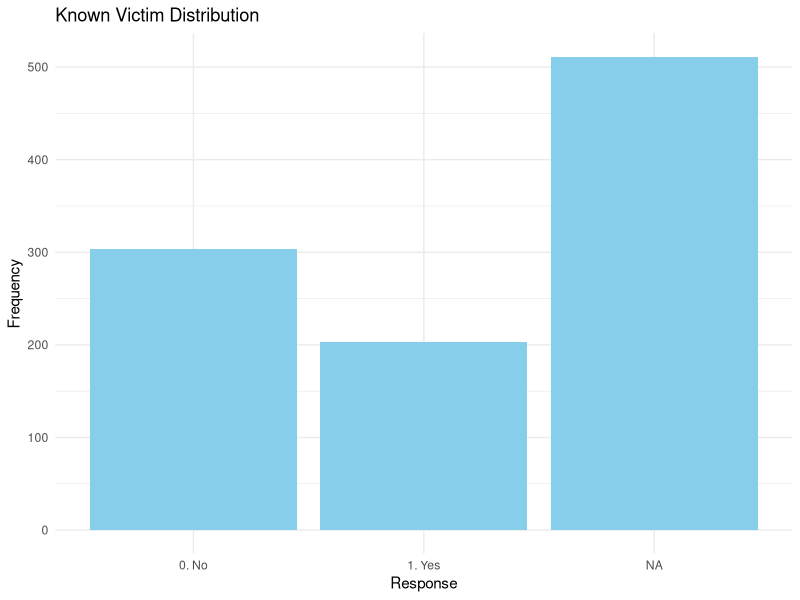
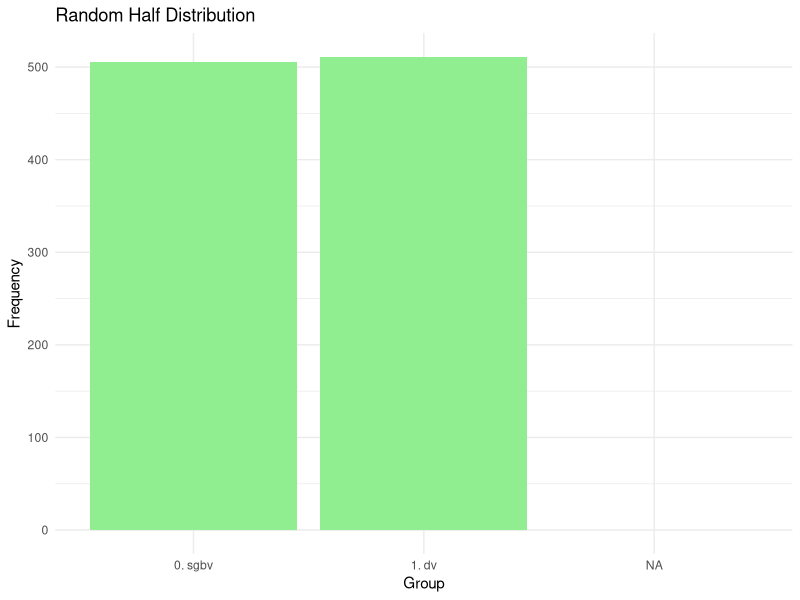
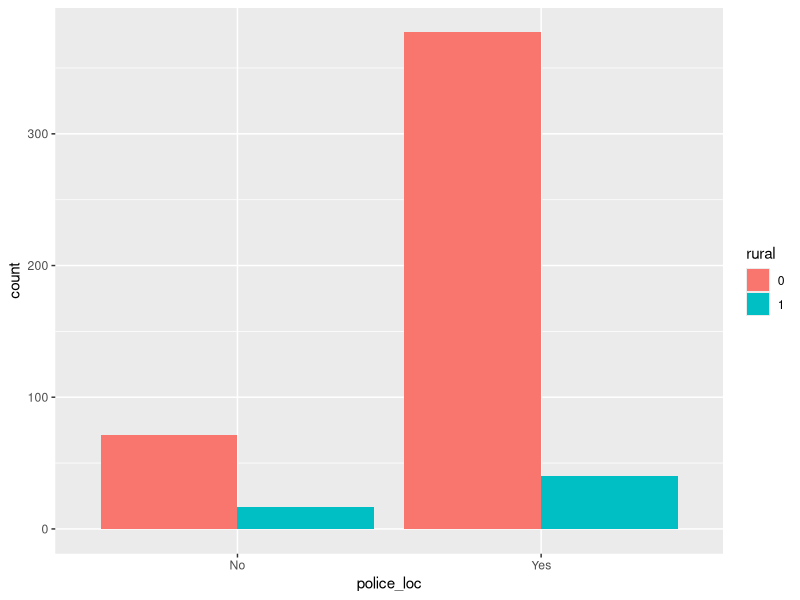
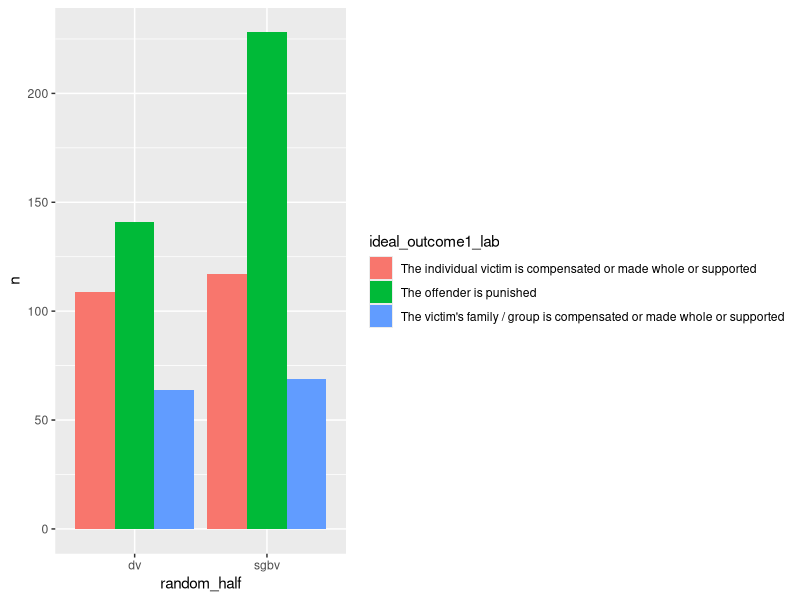
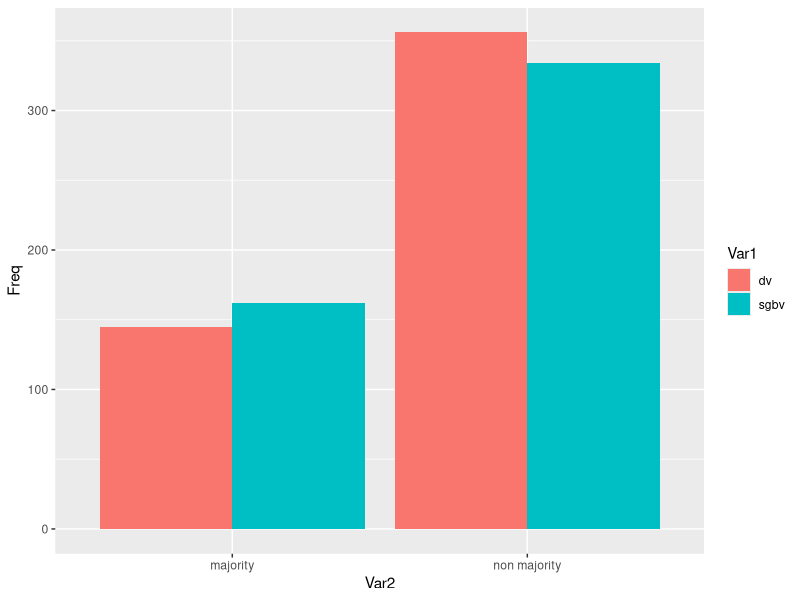

Generate these figures, in order, with R:
## ---- chunk 1
library(readxl)
library(tidyverse)
library(rstatix)
library(knitr)
## ---- chunk 2
data <- read_excel("./data.xlsx")
## ---- chunk 3
## Known Victim Table
known_victim_table <- table(data$`Do you know anyone - or have you heard about anyone - who is a victim of rape or`, useNA = "always")
cat("**Table: Known Victim**\n")
kable(as.data.frame(known_victim_table), col.names = c("Response", "Frequency"))


## Random Half Table (variable “random_half” identifies which survey module a respondent was allocated to (IPV survey module or the rape survey module))
random_half_table <- table(data$random_half, useNA = "always")
cat("**Table: Random Half**\n")
kable(as.data.frame(random_half_table), col.names = c("Group", "Frequency"))


# Generate proportions for better understanding
known_victim_prop <- prop.table(known_victim_table) * 100
random_half_prop <- prop.table(random_half_table) * 100


# Print proportions
cat("**Proportions: Known Victim**\n")
kable(as.data.frame(known_victim_prop), col.names = c("Response", "Proportion (%)"))

cat("**Proportions: Random Half**\n")
kable(as.data.frame(random_half_prop), col.names = c("Group", "Proportion (%)"))

## ---- chunk 4
ggplot(data = as.data.frame(known_victim_table), aes(x = Var1, y = Freq)) +
  geom_bar(stat = "identity", fill = "skyblue") +
  labs(title = "Known Victim Distribution", x = "Response", y = "Frequency") +
  theme_minimal()

## ---- chunk 5
ggplot(data = as.data.frame(random_half_table), aes(x = Var1, y = Freq)) +
  geom_bar(stat = "identity", fill = "lightgreen") +
  labs(title = "Random Half Distribution", x = "Group", y = "Frequency") +
  theme_minimal()
## ---- chunk 6

data = rename(data, children_girls = `How many of your children are girls?`,
              education = `What is the highest level of schooling you have completed?`,
              female_police = `As far as you know, are there any female police officers in the closest police s`,
              hh_size = `How many members, INCLUDING YOURSELF, are part of your household?`,
              land_own_in = `Do you and your husband own land in ${district_label} ?`,
              marital_status = `What is your marital status?`,
              police_loc = `Do you know where the nearest police station or police post is?`,
              time_here = `How long have you lived in ${district_label} ?`,
              walk_night = `Do you feel comfortable walking around this area alone at night?`,
              known_victim = `Do you know anyone - or have you heard about anyone - who is a victim of rape or`)



# Create a new data frame which is required for analysis
data_new <- data %>% dplyr::select("age", "children_girls", "education", "female_police", "hh_size", "idp", "land_own_in", "majority", "marital_status", "police_loc", "rural", "time_here", "walk_night", "known_victim", "sgbv_ideal_outcome1_lab", "dv_ideal_outcome1_lab","random_half")
## ---- chunk 7
# Random half
data_new$random_half[which(data_new$random_half == '0. sgbv')] <- "sgbv"
data_new$random_half[which(data_new$random_half == '1. dv')] <- "dv"

# Female police
data_new$female_police[which(data_new$female_police == '0. No')] <- "No"
data_new$female_police[which(data_new$female_police == '1. Yes')] <- "Yes"
data_new$female_police[which(data_new$female_police == '98. Don\'t know')] <- "Don\'t know"

# Education
data_new$education[which(data_new$education == '6. College and above')] <- "College and above"
data_new$education[which(data_new$education == '0. None')] <- "None"
data_new$education[which(data_new$education == '1. Madrassa only')] <- "Madrassa"
data_new$education[which(data_new$education == '3. Completed Primary')] <- "Completed Primary"
data_new$education[which(data_new$education == '2. Some Primary')] <- "Some Primary"
data_new$education[which(data_new$education == '5. Completed Secondary')] <- "Completed Secondary"
data_new$education[which(data_new$education == '4. Some Secondary')] <- "Some Secondary"


# Land own in
data_new$land_own_in[which(data_new$land_own_in == '1. Yes')] <- "Yes"
data_new$land_own_in[which(data_new$land_own_in == '0. No')] <- "No"

# Marital status
data_new$marital_status[which(data_new$marital_status == '1. Married')] <- "Married"
data_new$marital_status[which(data_new$marital_status == '2. Single')] <- "Single"
data_new$marital_status[which(data_new$marital_status == '3. Divorced')] <- "Divorced"
data_new$marital_status[which(data_new$marital_status == '5. Separated')] <- "Separated"
data_new$marital_status[which(data_new$marital_status == '4. Widow/widower')] <- "Widow/widower"
data_new$marital_status[which(data_new$marital_status == '99. Refused to answer')] <- "Refused to answer"


# Police location
data_new$police_loc[which(data_new$police_loc == '1. Yes')] <- "Yes"
data_new$police_loc[which(data_new$police_loc == '0. No')] <- "No"

# Time here
data_new$time_here[which(data_new$time_here == '3. More than 5 years')] <- "More than 5 years"
data_new$time_here[which(data_new$time_here == '2. 1-5 years')] <- "1-5 years"
data_new$time_here[which(data_new$time_here == '1. Less than one year')] <- "Less than one year"
data_new$time_here[which(data_new$time_here == '98. Don\'t know')] <- "Don\'t know"

## Walk Night
data_new$walk_night[which(data_new$walk_night == '2. Yes')] <- "Yes"
data_new$walk_night[which(data_new$walk_night == '0. No')] <- "No"
data_new$walk_night[which(data_new$walk_night == '1. Sometimes')] <- "Sometimes"

## Known victims
data_new$known_victim[which(data_new$known_victim == '1. Yes')] <- "Yes"
data_new$known_victim[which(data_new$known_victim == '0. No')] <- "No"

# sgbv_ideal_outcome
data_new$sgbv_ideal_outcome1_lab[which(data_new$sgbv_ideal_outcome1_lab == 'Dambiilaha waa la ciqaabay')] <- "The offender is punished"
data_new$sgbv_ideal_outcome1_lab[which(data_new$sgbv_ideal_outcome1_lab == 'Qofka dhibanaha ahi magdhow ayaa la siiyey ama waa la caawiyey ama dhaawacii loo geystay ayaa dib loo hagaajiyay.')] <- "The individual victim is compensated or made whole or supported"
data_new$sgbv_ideal_outcome1_lab[which(data_new$sgbv_ideal_outcome1_lab == 'Qoyska/kooxda dhibbanaha waxaa la siiyay magdhow ama dhaawacii loo geystay ayaa dib loo hagaajiyay ama waa la taageeray.')] <- "The victim's family / group is compensated or made whole or supported"

data_new <- data_new[-(which(data_new$sgbv_ideal_outcome1_lab == 'qofk dhibanaag magdhow yalasiiy mise wal caawii mise dhaawici linjeysadi wal haagajiiy')),]
  


# dv_ideal_outcome1_lab
data_new$dv_ideal_outcome1_lab[which(data_new$dv_ideal_outcome1_lab == 'Qofka dhibanaha ahi magdhow ayaa la siiyey ama waa la caawiyey ama dhaawacii loo geystay ayaa dib loo hagaajiyay.')] <- "The individual victim is compensated or made whole or supported"
data_new$dv_ideal_outcome1_lab[which(data_new$dv_ideal_outcome1_lab == 'Dambiilaha waa la ciqaabay')] <- "The offender is punished"
data_new$dv_ideal_outcome1_lab[which(data_new$dv_ideal_outcome1_lab == 'Qoyska/kooxda dhibbanaha waxaa la siiyay magdhow ama dhaawacii loo geystay ayaa dib loo hagaajiyay ama waa la taageeray.')] <- "The victim's family / group is compensated or made whole or supported"

## Deleting NA from random half
colSums(is.na(data_new))


unique(data_new$dv_ideal_outcome1_lab)

# Making factors
data_new$known_victim <- as.factor(data_new$known_victim)
data_new$walk_night <- as.factor(data_new$walk_night)
data_new$time_here <- factor(data_new$time_here, levels = c("Don't know","Less than one year","1-5 years","More than 5 years"), ordered = T)

data_new$police_loc <- as.factor(data_new$police_loc)
data_new$marital_status <- as.factor(data_new$marital_status)
data_new$land_own_in <- as.factor(data_new$land_own_in)
data_new$education <- factor(data_new$education, levels = c("None", "Madrassa", "Some Primary", "Completed Primary", "Some Secondary", "Completed Secondary", "College and above"), ordered = T)
data_new$female_police <- as.factor(data_new$female_police)
data_new$random_half <- as.factor(data_new$random_half)
data_new$idp <- as.factor(data_new$idp)
data_new$rural <- as.factor(data_new$rural)
data_new$majority <- as.factor(data_new$majority)
data_new$sgbv_ideal_outcome1_lab <- as.factor(data_new$sgbv_ideal_outcome1_lab)
data_new$dv_ideal_outcome1_lab <- as.factor(data_new$dv_ideal_outcome1_lab)


## ---- chunk 8

str(data_new)

#class(data_new$time_here)

data.group.random.half <- group_by(data_new, random_half)
#get_summary_stats(data.group.random.half, children_girls, type = "mean_sd")

table(data.group.random.half$random_half, data.group.random.half$female_police)



## ---- chunk 9
summary(data_new)
## ---- chunk 10
data_sgbv <- filter(data_new, random_half == 'sgbv')
table_sgbv_rural_police <- table(data_sgbv$rural, data_sgbv$police_loc)

addmargins(table_sgbv_rural_police)
addmargins(prop.table(table_sgbv_rural_police))
## ---- chunk 11
chisq.test(data_sgbv$rural, data_sgbv$police_loc)
## ---- chunk 12
sgbv_table <- data_sgbv %>% count(police_loc, rural, sort = TRUE)
sgbv_table
## ---- chunk 13
ggplot(data = data_sgbv) + 
  geom_bar(mapping = aes(x = police_loc,  fill = rural), position = "dodge")
## ---- chunk 14
(ideal_random_table <- data_new %>% count(sgbv_ideal_outcome1_lab, dv_ideal_outcome1_lab, random_half, sort = TRUE))

ideal_random_table_new <- ideal_random_table %>%
  filter(!is.na(dv_ideal_outcome1_lab) | !is.na(sgbv_ideal_outcome1_lab))

## ---- chunk 15
ideal_random_table_new <- ideal_random_table_new %>%
  mutate(dv_ideal_outcome1_lab = if_else(!is.na(sgbv_ideal_outcome1_lab), sgbv_ideal_outcome1_lab, dv_ideal_outcome1_lab)) %>%
  select(-sgbv_ideal_outcome1_lab) %>%
  rename(ideal_outcome1_lab = dv_ideal_outcome1_lab)


## ---- chunk 16
ggplot(data = ideal_random_table_new) + 
  geom_bar(mapping = aes(x = random_half,y = n, fill = ideal_outcome1_lab), position = "dodge", stat = "identity")
## ---- chunk 17
(data_majority_table <- data.frame(table(data.group.random.half$random_half, data.group.random.half$majority)))


ggplot(data = data_majority_table) + 
  geom_bar(mapping = aes(x = Var2 ,y = Freq, fill = Var1), position = "dodge", stat = "identity")
